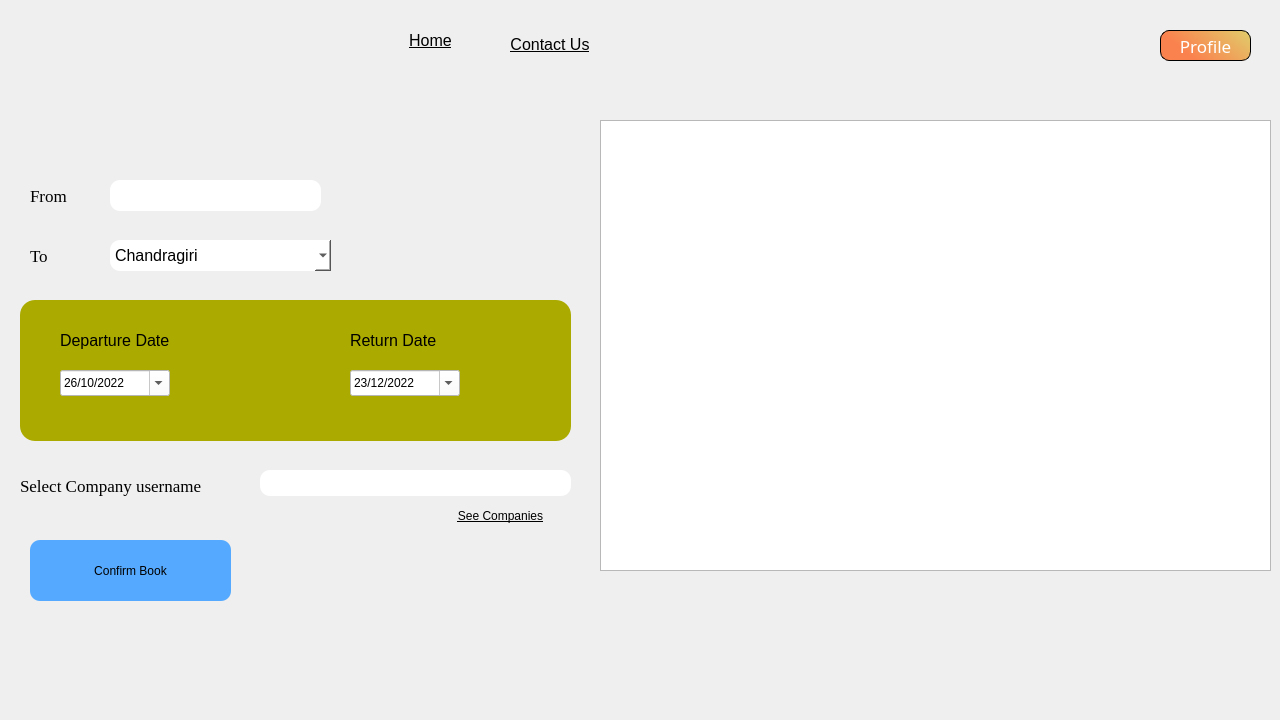
<?xml version="1.0" encoding="UTF-8"?>
<ui version="4.0">
 <class>BookNow</class>
 <widget class="QDialog" name="BookNow">
  <property name="geometry">
   <rect>
    <x>0</x>
    <y>0</y>
    <width>1280</width>
    <height>720</height>
   </rect>
  </property>
  <property name="windowTitle">
   <string>Dialog</string>
  </property>
  <property name="styleSheet">
   <string notr="true">#BookNow{
background-image: url(:/images/images/BookNow_bgNew.png) ;
}
*{
	color:black;
}

.QLineEdit
{
border-radius: 10px ;


}</string>
  </property>
  <widget class="QLabel" name="logo">
   <property name="geometry">
    <rect>
     <x>60</x>
     <y>30</y>
     <width>211</width>
     <height>41</height>
    </rect>
   </property>
   <property name="styleSheet">
    <string notr="true">background-repeat:no-repeat;
background-image: url(:/images/travelSphere.png);</string>
   </property>
   <property name="text">
    <string/>
   </property>
  </widget>
  <widget class="QFrame" name="frame">
   <property name="geometry">
    <rect>
     <x>20</x>
     <y>300</y>
     <width>551</width>
     <height>141</height>
    </rect>
   </property>
   <property name="styleSheet">
    <string notr="true">#frame{
background-color: rgb(170, 170, 0);
border-radius: 15px; 
}</string>
   </property>
   <property name="frameShape">
    <enum>QFrame::StyledPanel</enum>
   </property>
   <property name="frameShadow">
    <enum>QFrame::Raised</enum>
   </property>
   <widget class="QLabel" name="DepartueDate">
    <property name="geometry">
     <rect>
      <x>40</x>
      <y>30</y>
      <width>151</width>
      <height>21</height>
     </rect>
    </property>
    <property name="font">
     <font>
      <pointsize>12</pointsize>
     </font>
    </property>
    <property name="text">
     <string>Departure Date</string>
    </property>
   </widget>
   <widget class="QLabel" name="ReturnDate">
    <property name="geometry">
     <rect>
      <x>330</x>
      <y>30</y>
      <width>151</width>
      <height>21</height>
     </rect>
    </property>
    <property name="font">
     <font>
      <pointsize>12</pointsize>
     </font>
    </property>
    <property name="text">
     <string>Return Date</string>
    </property>
   </widget>
   <widget class="QDateEdit" name="departDate">
    <property name="geometry">
     <rect>
      <x>40</x>
      <y>70</y>
      <width>110</width>
      <height>26</height>
     </rect>
    </property>
    <property name="styleSheet">
     <string notr="true">color:black;
background:white;</string>
    </property>
    <property name="dateTime">
     <datetime>
      <hour>0</hour>
      <minute>0</minute>
      <second>0</second>
      <year>2022</year>
      <month>10</month>
      <day>26</day>
     </datetime>
    </property>
    <property name="displayFormat">
     <string>dd/M/yyyy</string>
    </property>
    <property name="calendarPopup">
     <bool>true</bool>
    </property>
   </widget>
   <widget class="QDateEdit" name="returnDate">
    <property name="geometry">
     <rect>
      <x>330</x>
      <y>70</y>
      <width>110</width>
      <height>26</height>
     </rect>
    </property>
    <property name="styleSheet">
     <string notr="true">background:white;</string>
    </property>
    <property name="dateTime">
     <datetime>
      <hour>0</hour>
      <minute>0</minute>
      <second>0</second>
      <year>2022</year>
      <month>12</month>
      <day>23</day>
     </datetime>
    </property>
    <property name="displayFormat">
     <string>d/M/yyyy</string>
    </property>
    <property name="calendarPopup">
     <bool>true</bool>
    </property>
   </widget>
  </widget>
  <widget class="QComboBox" name="destination">
   <property name="geometry">
    <rect>
     <x>110</x>
     <y>240</y>
     <width>221</width>
     <height>31</height>
    </rect>
   </property>
   <property name="font">
    <font>
     <pointsize>12</pointsize>
    </font>
   </property>
   <property name="styleSheet">
    <string notr="true">#destination{
color: black ; 
background-color:white;
border-radius:10px;

}</string>
   </property>
   <item>
    <property name="text">
     <string>Chandragiri</string>
    </property>
   </item>
   <item>
    <property name="text">
     <string>Thousand Steps</string>
    </property>
   </item>
   <item>
    <property name="text">
     <string>Pokhara</string>
    </property>
   </item>
   <item>
    <property name="text">
     <string>Nagarkot</string>
    </property>
   </item>
  </widget>
  <widget class="QWidget" name="layoutWidget">
   <property name="geometry">
    <rect>
     <x>510</x>
     <y>10</y>
     <width>651</width>
     <height>69</height>
    </rect>
   </property>
   <layout class="QHBoxLayout" name="horizontalLayout_2">
    <item>
     <layout class="QHBoxLayout" name="horizontalLayout">
      <item>
       <widget class="QPushButton" name="ContactUs_PushButton">
        <property name="font">
         <font>
          <pointsize>12</pointsize>
          <underline>true</underline>
         </font>
        </property>
        <property name="mouseTracking">
         <bool>false</bool>
        </property>
        <property name="styleSheet">
         <string notr="true">
backgound: yellow ; 
border-radius: 5px ;
</string>
        </property>
        <property name="text">
         <string>Contact Us</string>
        </property>
        <property name="autoDefault">
         <bool>false</bool>
        </property>
       </widget>
      </item>
      <item>
       <spacer name="horizontalSpacer">
        <property name="orientation">
         <enum>Qt::Horizontal</enum>
        </property>
        <property name="sizeHint" stdset="0">
         <size>
          <width>40</width>
          <height>20</height>
         </size>
        </property>
       </spacer>
      </item>
      <item>
       <spacer name="horizontalSpacer_2">
        <property name="orientation">
         <enum>Qt::Horizontal</enum>
        </property>
        <property name="sizeHint" stdset="0">
         <size>
          <width>40</width>
          <height>20</height>
         </size>
        </property>
       </spacer>
      </item>
     </layout>
    </item>
   </layout>
  </widget>
  <widget class="QPushButton" name="home">
   <property name="geometry">
    <rect>
     <x>390</x>
     <y>10</y>
     <width>81</width>
     <height>61</height>
    </rect>
   </property>
   <property name="font">
    <font>
     <pointsize>12</pointsize>
     <underline>true</underline>
    </font>
   </property>
   <property name="styleSheet">
    <string notr="true">
backgound: yellow ; 
border-radius: 5px ;
</string>
   </property>
   <property name="text">
    <string>Home</string>
   </property>
  </widget>
  <widget class="QPushButton" name="Profile_PushButton">
   <property name="geometry">
    <rect>
     <x>1160</x>
     <y>30</y>
     <width>91</width>
     <height>31</height>
    </rect>
   </property>
   <property name="font">
    <font>
     <family>Monaco</family>
     <pointsize>13</pointsize>
     <italic>false</italic>
     <bold>false</bold>
    </font>
   </property>
   <property name="styleSheet">
    <string notr="true">*{
border-radius:9px;
	background-color: qlineargradient(spread:pad, x1:0.0788177, y1:0.380682, x2:1, y2:0, stop:0.0640394 rgba(250, 130, 78, 255), stop:1 rgba(224, 206, 107, 255));
color:white;
	font: 13pt &quot;Monaco&quot;;
	border-color: rgb(0,0,0);
  border-style: solid;
  border-width: 1px;

}

*:hover{
color:#F5E0E0;
}</string>
   </property>
   <property name="text">
    <string>Profile</string>
   </property>
  </widget>
  <widget class="QLineEdit" name="From">
   <property name="geometry">
    <rect>
     <x>110</x>
     <y>180</y>
     <width>211</width>
     <height>31</height>
    </rect>
   </property>
  </widget>
  <widget class="QPushButton" name="book_button">
   <property name="geometry">
    <rect>
     <x>30</x>
     <y>540</y>
     <width>201</width>
     <height>61</height>
    </rect>
   </property>
   <property name="styleSheet">
    <string notr="true">#book_button{
border-radius: 10px ;
background-color:rgb(85, 170, 255);

}</string>
   </property>
   <property name="text">
    <string>Confirm Book</string>
   </property>
  </widget>
  <widget class="QLabel" name="From_Label">
   <property name="geometry">
    <rect>
     <x>30</x>
     <y>180</y>
     <width>71</width>
     <height>31</height>
    </rect>
   </property>
   <property name="font">
    <font>
     <family>Times New Roman</family>
     <pointsize>13</pointsize>
    </font>
   </property>
   <property name="text">
    <string>From</string>
   </property>
  </widget>
  <widget class="QLabel" name="to_label">
   <property name="geometry">
    <rect>
     <x>30</x>
     <y>240</y>
     <width>71</width>
     <height>31</height>
    </rect>
   </property>
   <property name="font">
    <font>
     <family>Times New Roman</family>
     <pointsize>13</pointsize>
    </font>
   </property>
   <property name="text">
    <string>To</string>
   </property>
  </widget>
  <widget class="QLabel" name="label">
   <property name="geometry">
    <rect>
     <x>20</x>
     <y>470</y>
     <width>241</width>
     <height>31</height>
    </rect>
   </property>
   <property name="font">
    <font>
     <family>Times New Roman</family>
     <pointsize>13</pointsize>
    </font>
   </property>
   <property name="text">
    <string>Select Company username</string>
   </property>
  </widget>
  <widget class="QLineEdit" name="companyName">
   <property name="geometry">
    <rect>
     <x>260</x>
     <y>470</y>
     <width>311</width>
     <height>26</height>
    </rect>
   </property>
  </widget>
  <widget class="QTableView" name="tableView">
   <property name="geometry">
    <rect>
     <x>600</x>
     <y>120</y>
     <width>671</width>
     <height>451</height>
    </rect>
   </property>
  </widget>
  <widget class="QPushButton" name="see_Companies">
   <property name="geometry">
    <rect>
     <x>430</x>
     <y>500</y>
     <width>141</width>
     <height>31</height>
    </rect>
   </property>
   <property name="font">
    <font>
     <underline>true</underline>
    </font>
   </property>
   <property name="styleSheet">
    <string notr="true">
backgound: yellow ; 
/*background-image: url(:/images/images/ icon _home_.png) ;*/
border-radius: 5px ;
</string>
   </property>
   <property name="text">
    <string>See Companies</string>
   </property>
  </widget>
  <widget class="QLabel" name="UserName">
   <property name="geometry">
    <rect>
     <x>40</x>
     <y>110</y>
     <width>271</width>
     <height>31</height>
    </rect>
   </property>
   <property name="font">
    <font>
     <family>Times New Roman</family>
     <pointsize>15</pointsize>
     <bold>true</bold>
    </font>
   </property>
   <property name="text">
    <string/>
   </property>
  </widget>
 </widget>
 <resources/>
 <connections/>
</ui>
